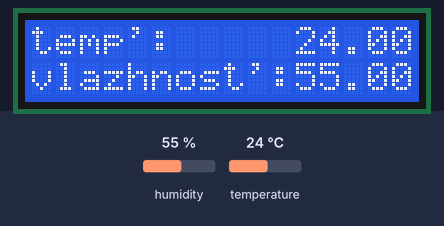
Bench run of a sketch on a simulated Arduino Uno, built with avr-gcc and run on an emulated ATmega328P. Parts: 16×2 character LCD. Inputs (shaded band) come from the test bench; at power-on: humidity 55 %, temperature 24 °C. What the sketch prints to the serial monitor is not drawn.

Above: at 2.6 s.
2.7 s: humidity set to 22 %
At 5.2 s:
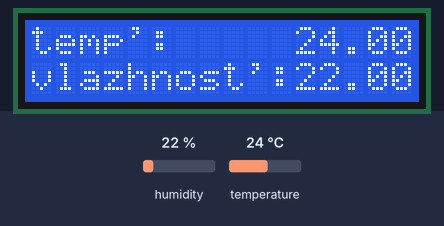
5.7 s: temperature set to 12 °C
At 6.6 s:
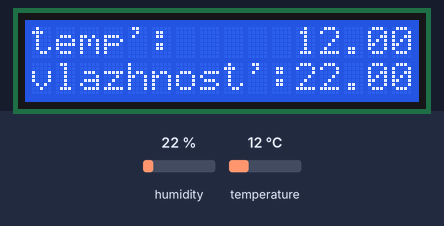
8.7 s: humidity set to 40 %
At 11.3 s:
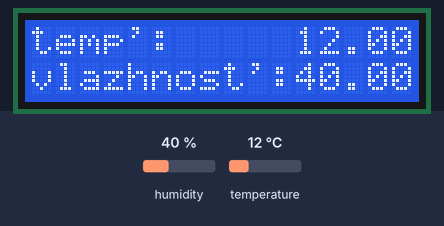
11.7 s: temperature set to 19 °C
At 12.9 s:
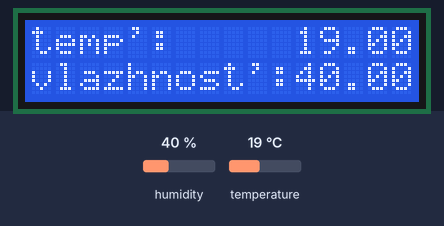
Timing chart, 0 to 14.7 s (numbered marks = the images above; inputs shaded):
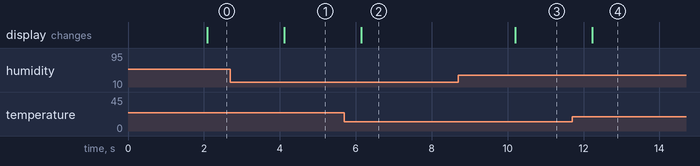

The sketch:

sketch_t_h_monitor.ino
```cpp
#include "DHT.h"
#include <LiquidCrystal.h>
#define DHTPIN 2
// Одна из следующих строк закоментирована. Снимите комментарий, если подключаете датчик DHT11 к arduino
// DHT dht(DHTPIN, DHT22); //Инициация датчика
DHT dht(DHTPIN, DHT11);
LiquidCrystal lcd(7, 8, 9, 10, 11, 12);

void setup() {
  Serial.begin(9600);
  dht.begin();

  lcd.begin(16, 2);

  lcd.setCursor(0, 0);

  lcd.write("temp': ");

  lcd.setCursor(0, 1);

  lcd.write("vlazhnost': ");
}
void loop() {
  delay(2000); // 2 секунды задержки
  float h = dht.readHumidity(); //Измеряем влажность
  float t = dht.readTemperature(); //Измеряем температуру
  if (isnan(h) || isnan(t)) {  // Проверка. Если не удается считать показания, выводится «Ошибка считывания», и программа завершает работу
    Serial.println("Ошибка считывания");
    return;
  }
  Serial.print("Влажность: ");
  Serial.print(h);
  Serial.print(" %\t");
  Serial.print("Температура: ");
  Serial.print(t);
  Serial.println(" *C "); //Вывод показателей на экран

  lcd.setCursor(11, 0);
  lcd.print(t);
  lcd.setCursor(11, 1);
  lcd.print(h);
}
```

Measured:
- after the input at 2.7 s, the display: changes after 1.4 s (image 1)
- after the input at 5.7 s, the display: changes after 0.45 s (image 2)
- after the input at 8.7 s, the display: changes after 1.5 s (image 3)
- after the input at 11.7 s, the display: changes after 0.53 s (image 4)
